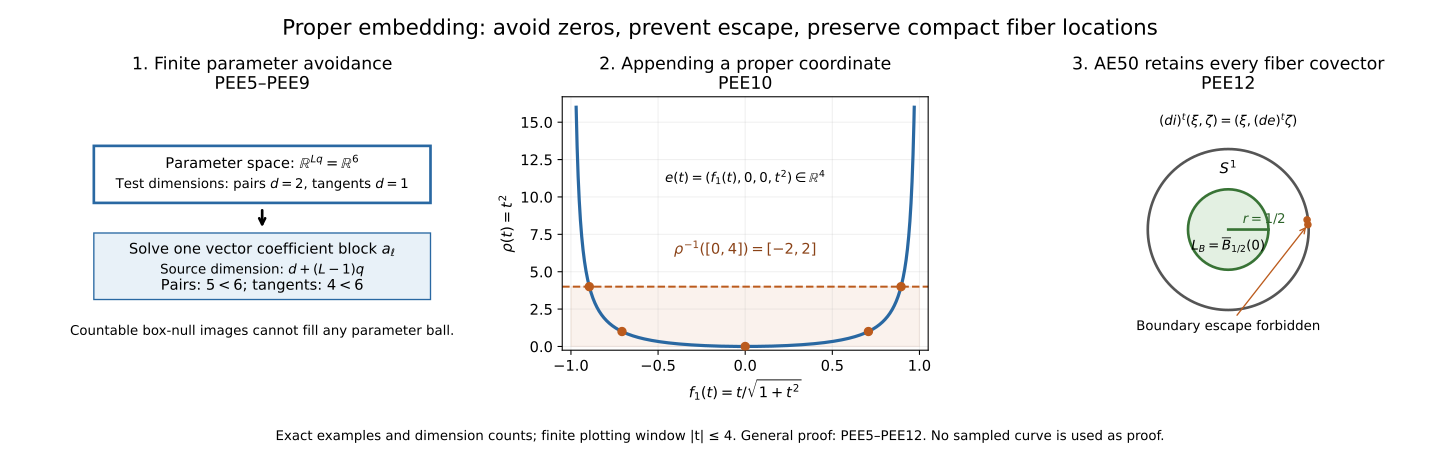

Python code for this plot:
"""CC0 1.0. Exact illustrations for PEE6, PEE10 and PEE12.

No source figure is reused. Curves use the stated explicit formulas.
The plotted line example is an illustration, not the general constructed f.
"""
from pathlib import Path
import numpy as np
import matplotlib
matplotlib.use("Agg")
import matplotlib.pyplot as plt
from matplotlib.patches import Rectangle, Circle

HERE = Path(__file__).resolve().parent

matplotlib.rcParams['svg.hashsalt'] = 'SH02-PEE-20261008'

def render(portrait):
    plt.rcParams.update({'font.size': 15 if portrait else 11, 'axes.titlesize': 17 if portrait else 13, 'figure.dpi': 180})
    fig, axes = plt.subplots(3, 1, figsize=(6.4, 16)) if portrait else plt.subplots(1, 3, figsize=(15, 4.8))
    if portrait:
        fig.subplots_adjust(left=.17, right=.96, top=.91, bottom=.07, hspace=.62)
        fig.suptitle('Proper embedding: avoid zeros,\nprevent escape, preserve compact control', fontsize=17, y=.98)
    else:
        fig.subplots_adjust(left=.055, right=.98, top=.79, bottom=.24, wspace=.32)
        fig.suptitle('Proper embedding: avoid zeros, prevent escape, preserve compact fiber locations', fontsize=16, y=.96)
    # PEE6: exact parameter dimension inequality, shown for n=1, q=3, L=2.
    ax = axes[0]
    ax.set_xlim(0, 10); ax.set_ylim(0, 8); ax.axis("off")
    ax.set_title("1. Finite parameter avoidance\nPEE5–PEE9")
    ax.add_patch(Rectangle((.4, 4.65), 9.2, 1.8, fill=False, edgecolor="#2968a2", linewidth=2))
    ax.text(5, 5.75, r"Parameter space: $\mathbb{R}^{Lq}=\mathbb{R}^6$", ha="center")
    ax.text(5, 5.12, r"Test dimensions: pairs $d=2$, tangents $d=1$", ha="center", fontsize=(15 if portrait else 10))
    ax.annotate("", xy=(5, 3.8), xytext=(5, 4.5), arrowprops={"arrowstyle": "->", "lw": 2})
    ax.add_patch(Rectangle((.4, 1.6), 9.2, 2.1, facecolor="#e8f1f8", edgecolor="#2968a2"))
    ax.text(5, 3.05, r"Solve one vector coefficient block $a_\ell$", ha="center")
    ax.text(5, 2.42, r"Source dimension: $d+(L-1)q$", ha="center", fontsize=(15 if portrait else 10))
    ax.text(5, 1.91, r"Pairs: $5<6$; tangents: $4<6$", ha="center")
    ax.text(5, .6, "Countable box-null images cannot fill\nany parameter ball." if portrait else "Countable box-null images cannot fill any parameter ball.",
            ha="center", va="center", fontsize=(15 if portrait else 10), wrap=True)

    # Exact one-dimensional example: f(t) bounded, rho(t)=t^2 proper,
    # e(t)=(f1(t),0,0,t^2) in R^4; panel is exact coordinate projection.
    ax = axes[1]
    t = np.linspace(-4, 4, 1200)
    u = t / np.sqrt(1+t*t)
    ax.plot(u, t*t, color="#2968a2", lw=2.4)
    ax.axhline(4, color="#bb5b1d", ls="--")
    ax.fill_between(np.linspace(-1, 1, 100), 0, 4, color="#bb5b1d", alpha=.08)
    markers = np.array([-2, -1, 0, 1, 2])
    ax.scatter(markers/np.sqrt(1+markers**2), markers**2, color="#bb5b1d", zorder=4)
    ax.set_xlim(-1.05, 1.05); ax.set_ylim(-.25, 16.7)
    ax.set_xlabel(r"$f_1(t)=t/\sqrt{1+t^2}$")
    ax.set_ylabel(r"$\rho(t)=t^2$")
    ax.set_title("2. Appending a proper coordinate\nPEE10")
    ax.text(.0, 11, r"$e(t)=(f_1(t),0,0,t^2)\in\mathbb{R}^4$",
            ha="center", fontsize=(15 if portrait else 10))
    ax.text(.0, 6.2, r"$\rho^{-1}([0,4])=[-2,2]$", ha="center",
            color="#8a4217")
    ax.grid(alpha=.18)

    # Exact compact control in B^2 for L=closed disk radius 1/2.
    ax = axes[2]
    ax.add_patch(Circle((0, 0), 1, fill=False, edgecolor="#555", linewidth=2))
    ax.add_patch(Circle((0, 0), .5, facecolor="#e3f0e2", edgecolor="#387335", linewidth=2))
    ax.plot([0, .5], [0, 0], color="#387335", lw=2)
    ax.text(.18, .08, r"$r=1/2$", fontsize=(15 if portrait else 10), color="#2d642a")
    ax.scatter([.98, .99], [.12, .06], color="#bb5b1d", s=22)
    ax.annotate("Boundary escape forbidden", xy=(.99, .06), xytext=(0, -1.25),
                ha="center", fontsize=(15 if portrait else 10), arrowprops={"arrowstyle": "->", "color": "#bb5b1d"})
    ax.text(0, .7, r"$S^1$", ha="center")
    ax.text(0, -.25, r"$L_B=\overline{B}_{1/2}(0)$", ha="center", fontsize=(15 if portrait else 10))
    ax.text(0, 1.3, r"$(di)^t(\xi,\zeta)=(\xi,(de)^t\zeta)$", ha="center", fontsize=(15 if portrait else 10))
    ax.set_xlim(-1.2, 1.2); ax.set_ylim(-1.5, 1.65)
    ax.set_aspect("equal"); ax.axis("off")
    ax.set_title("3. AE50 retains every fiber covector\nPEE12")


    caption = ('Exact examples and dimension counts.\nFinite plotting window |t| ≤ 4.\nGeneral proof: PEE5–PEE12.' if portrait else 'Exact examples and dimension counts; finite plotting window |t| ≤ 4. General proof: PEE5–PEE12. No sampled curve is used as proof.')
    fig.text(.5, .015 if portrait else .045, caption, ha='center', fontsize=14 if portrait else 10)
    stem = 'proper_embedding_mechanism_mobile' if portrait else 'proper_embedding_mechanism'
    fig.savefig(HERE / (stem + '.png'))
    fig.savefig(HERE / (stem + '.svg'), metadata={'Date': '2026-10-08T00:00:00Z'})
    plt.close(fig)

render(False)
render(True)
